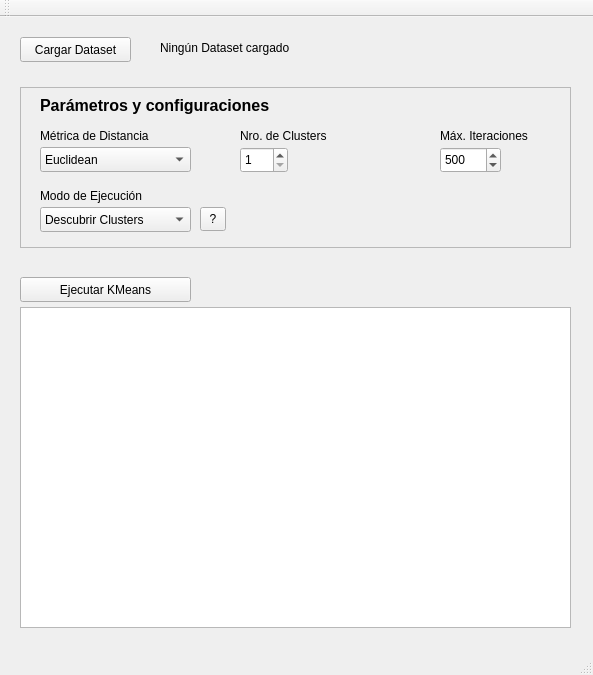
<?xml version="1.0" encoding="UTF-8"?>
<ui version="4.0">
 <class>MainWindow</class>
 <widget class="QMainWindow" name="MainWindow">
  <property name="geometry">
   <rect>
    <x>0</x>
    <y>0</y>
    <width>593</width>
    <height>675</height>
   </rect>
  </property>
  <property name="windowTitle">
   <string>KMeansTool</string>
  </property>
  <property name="windowIcon">
   <iconset resource="resources/res.qrc">
    <normaloff>:/icono.jpg</normaloff>
    <normalon>:/icono.jpg</normalon>:/icono.jpg</iconset>
  </property>
  <property name="iconSize">
   <size>
    <width>24</width>
    <height>24</height>
   </size>
  </property>
  <widget class="QWidget" name="centralWidget">
   <widget class="QPlainTextEdit" name="plainTextEdit">
    <property name="geometry">
     <rect>
      <x>20</x>
      <y>290</y>
      <width>551</width>
      <height>321</height>
     </rect>
    </property>
   </widget>
   <widget class="QPushButton" name="runButton">
    <property name="geometry">
     <rect>
      <x>20</x>
      <y>260</y>
      <width>171</width>
      <height>25</height>
     </rect>
    </property>
    <property name="text">
     <string>Ejecutar KMeans</string>
    </property>
   </widget>
   <widget class="QFrame" name="frame">
    <property name="geometry">
     <rect>
      <x>20</x>
      <y>70</y>
      <width>551</width>
      <height>161</height>
     </rect>
    </property>
    <property name="frameShape">
     <enum>QFrame::StyledPanel</enum>
    </property>
    <property name="frameShadow">
     <enum>QFrame::Raised</enum>
    </property>
    <widget class="QSpinBox" name="clustersBox">
     <property name="geometry">
      <rect>
       <x>220</x>
       <y>60</y>
       <width>48</width>
       <height>26</height>
      </rect>
     </property>
     <property name="minimum">
      <number>1</number>
     </property>
     <property name="maximum">
      <number>500</number>
     </property>
     <property name="value">
      <number>1</number>
     </property>
    </widget>
    <widget class="QLabel" name="label_3">
     <property name="geometry">
      <rect>
       <x>420</x>
       <y>40</y>
       <width>111</width>
       <height>17</height>
      </rect>
     </property>
     <property name="text">
      <string>Máx. Iteraciones</string>
     </property>
    </widget>
    <widget class="QComboBox" name="modeBox">
     <property name="geometry">
      <rect>
       <x>20</x>
       <y>120</y>
       <width>151</width>
       <height>25</height>
      </rect>
     </property>
     <item>
      <property name="text">
       <string>Descubrir Clusters</string>
      </property>
     </item>
     <item>
      <property name="text">
       <string>Test de Clustering</string>
      </property>
     </item>
    </widget>
    <widget class="QLabel" name="label">
     <property name="geometry">
      <rect>
       <x>20</x>
       <y>40</y>
       <width>151</width>
       <height>17</height>
      </rect>
     </property>
     <property name="text">
      <string>Métrica de Distancia</string>
     </property>
    </widget>
    <widget class="QToolButton" name="toolButton">
     <property name="geometry">
      <rect>
       <x>180</x>
       <y>120</y>
       <width>26</width>
       <height>24</height>
      </rect>
     </property>
     <property name="text">
      <string>?</string>
     </property>
    </widget>
    <widget class="QLabel" name="label_4">
     <property name="geometry">
      <rect>
       <x>20</x>
       <y>100</y>
       <width>131</width>
       <height>17</height>
      </rect>
     </property>
     <property name="text">
      <string>Modo de Ejecución</string>
     </property>
    </widget>
    <widget class="QSpinBox" name="maxIterationsBox">
     <property name="geometry">
      <rect>
       <x>420</x>
       <y>60</y>
       <width>61</width>
       <height>26</height>
      </rect>
     </property>
     <property name="minimum">
      <number>1</number>
     </property>
     <property name="maximum">
      <number>5000</number>
     </property>
     <property name="value">
      <number>500</number>
     </property>
    </widget>
    <widget class="QComboBox" name="metricsBox">
     <property name="geometry">
      <rect>
       <x>20</x>
       <y>60</y>
       <width>151</width>
       <height>25</height>
      </rect>
     </property>
     <item>
      <property name="text">
       <string>Euclidean</string>
      </property>
     </item>
     <item>
      <property name="text">
       <string>Manhattan</string>
      </property>
     </item>
     <item>
      <property name="text">
       <string>Chebyshev</string>
      </property>
     </item>
    </widget>
    <widget class="QLabel" name="label_2">
     <property name="geometry">
      <rect>
       <x>220</x>
       <y>40</y>
       <width>131</width>
       <height>17</height>
      </rect>
     </property>
     <property name="text">
      <string>Nro. de Clusters</string>
     </property>
    </widget>
    <widget class="QLabel" name="label_5">
     <property name="geometry">
      <rect>
       <x>20</x>
       <y>10</y>
       <width>241</width>
       <height>17</height>
      </rect>
     </property>
     <property name="font">
      <font>
       <pointsize>12</pointsize>
       <weight>75</weight>
       <bold>true</bold>
      </font>
     </property>
     <property name="text">
      <string>Parámetros y configuraciones</string>
     </property>
    </widget>
   </widget>
   <widget class="QPushButton" name="loadButton">
    <property name="geometry">
     <rect>
      <x>20</x>
      <y>20</y>
      <width>111</width>
      <height>25</height>
     </rect>
    </property>
    <property name="text">
     <string>Cargar Dataset</string>
    </property>
   </widget>
   <widget class="QLabel" name="datasetLabel">
    <property name="geometry">
     <rect>
      <x>160</x>
      <y>20</y>
      <width>341</width>
      <height>21</height>
     </rect>
    </property>
    <property name="text">
     <string>Ningún Dataset cargado</string>
    </property>
   </widget>
  </widget>
  <widget class="QMenuBar" name="menuBar">
   <property name="geometry">
    <rect>
     <x>0</x>
     <y>0</y>
     <width>593</width>
     <height>22</height>
    </rect>
   </property>
  </widget>
  <widget class="QToolBar" name="mainToolBar">
   <attribute name="toolBarArea">
    <enum>TopToolBarArea</enum>
   </attribute>
   <attribute name="toolBarBreak">
    <bool>false</bool>
   </attribute>
  </widget>
  <widget class="QStatusBar" name="statusBar"/>
 </widget>
 <layoutdefault spacing="6" margin="11"/>
 <resources>
  <include location="resources/res.qrc"/>
 </resources>
 <connections/>
</ui>
